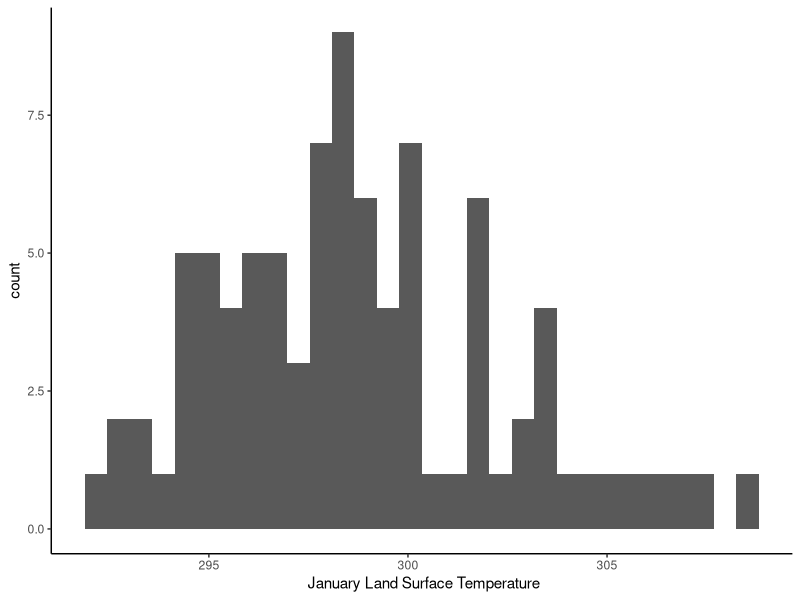
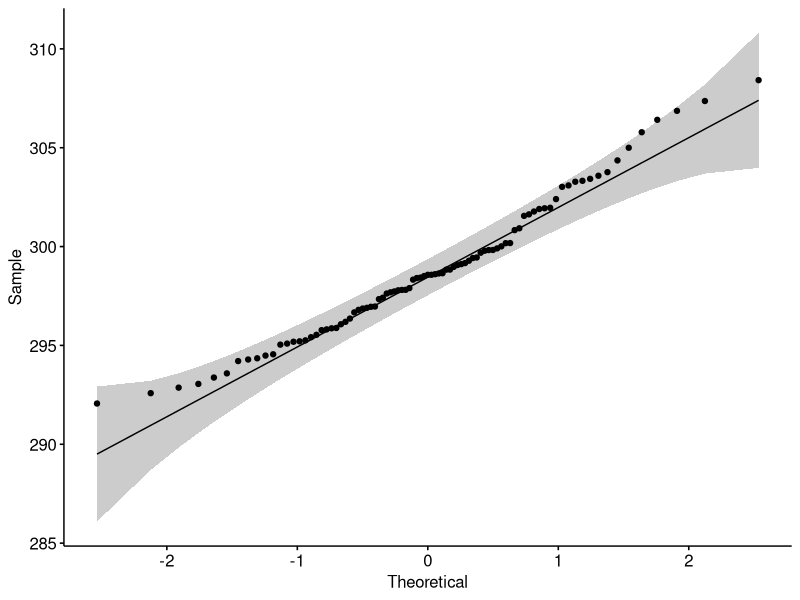
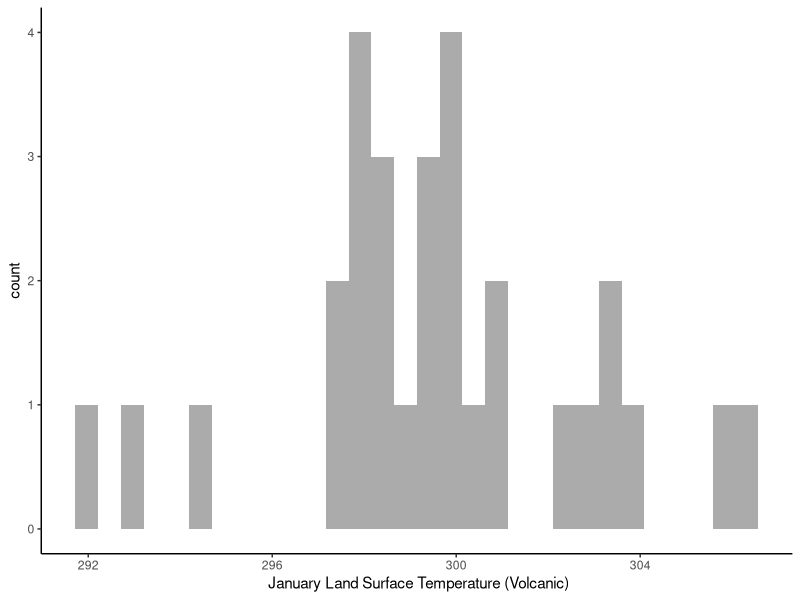
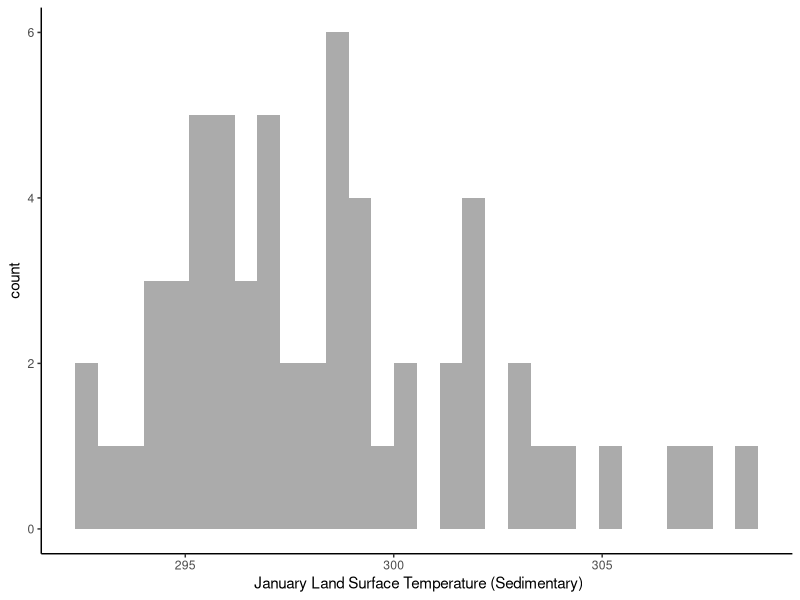

The R source for these figures, in order:
## ---- chunk 1

library(tidyverse)


## ---- chunk 2
january = read_csv("data/LST_at_contacts_sahara.csv")

str(january)
  
## ---- chunk 3

ggplot(january, aes(LST_01)) + 
  geom_histogram() +
  theme_classic() +
  labs(x = " January Land Surface Temperature")

## ---- chunk 4
library(ggpubr)
ggqqplot(january$LST_01)


## ---- chunk 5
shapiro.test(january$LST_01)

## ---- chunk 6

library(nortest)
lillie.test(january$LST_01) 

## ---- chunk 7
january = january %>% 
  mutate(litho = ifelse(glim == 2, "volcanic", "sedimentary"))
           

## ---- chunk 8

january_volc = january %>% 
  filter(litho == "volcanic")

january_volc 

january_sed  = january %>%  
  filter(litho == "sedimentary")

january_sed


## ---- chunk 9

ggplot(january_volc, aes(LST_01)) + 
  geom_histogram(alpha = 0.5) +
  theme_classic() +
  labs(x = " January Land Surface Temperature (Volcanic)")


ggplot(january_sed, aes(LST_01)) + 
  geom_histogram(alpha = 0.5) +
  theme_classic() +
  labs(x = " January Land Surface Temperature (Sedimentary)")

## ---- chunk 10

lillie.test(january_volc$LST_01) 
lillie.test(january_sed$LST_01) 
